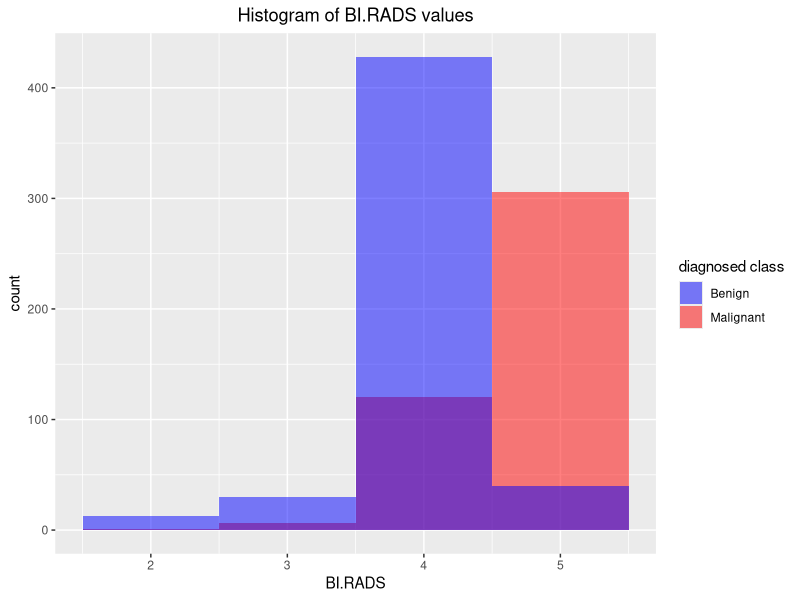
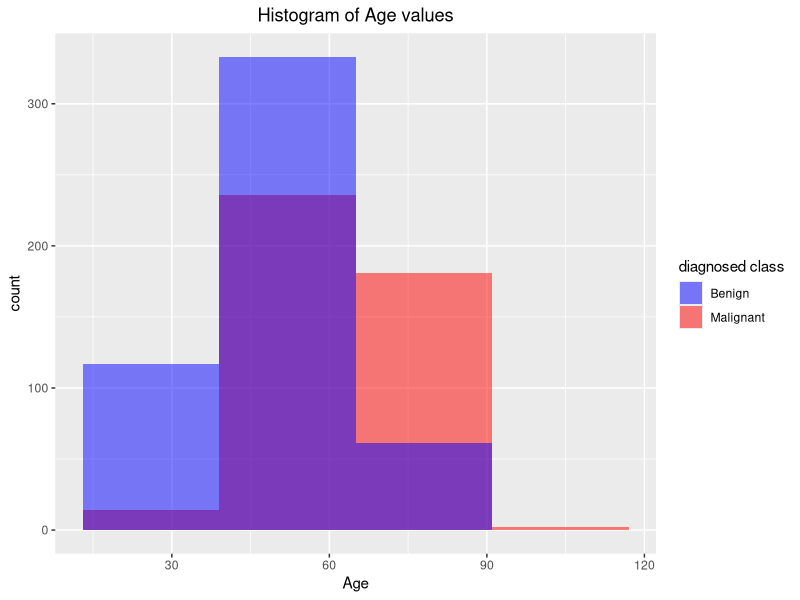
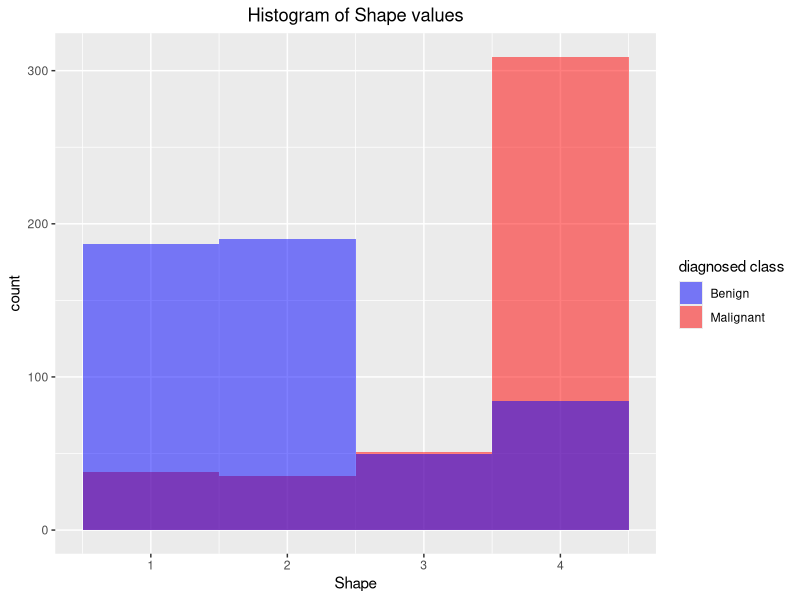
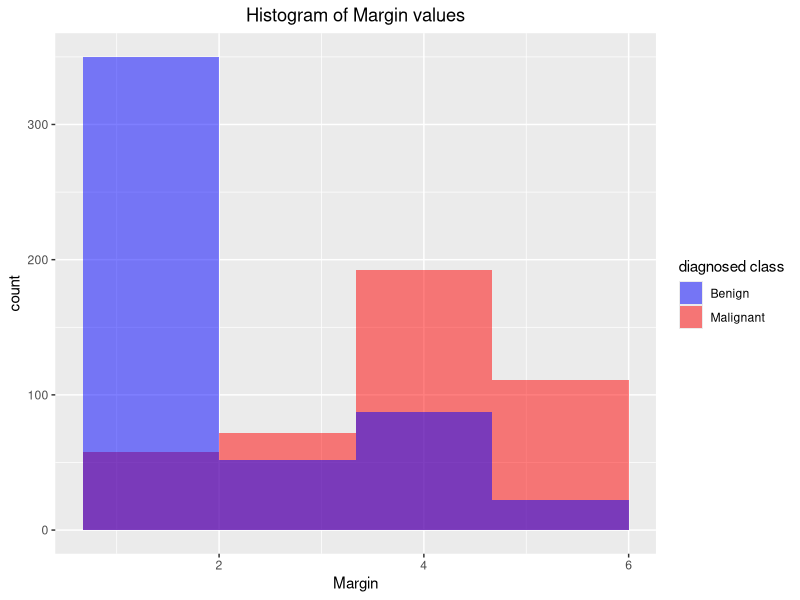
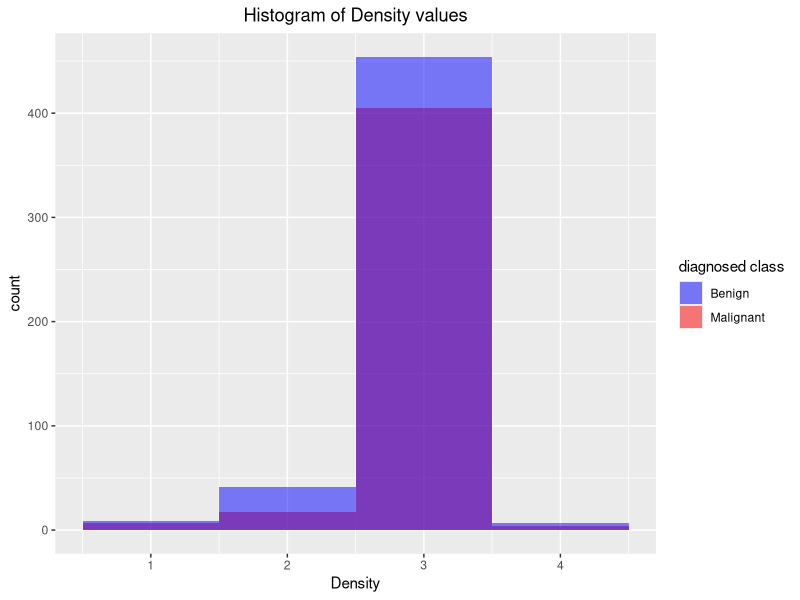
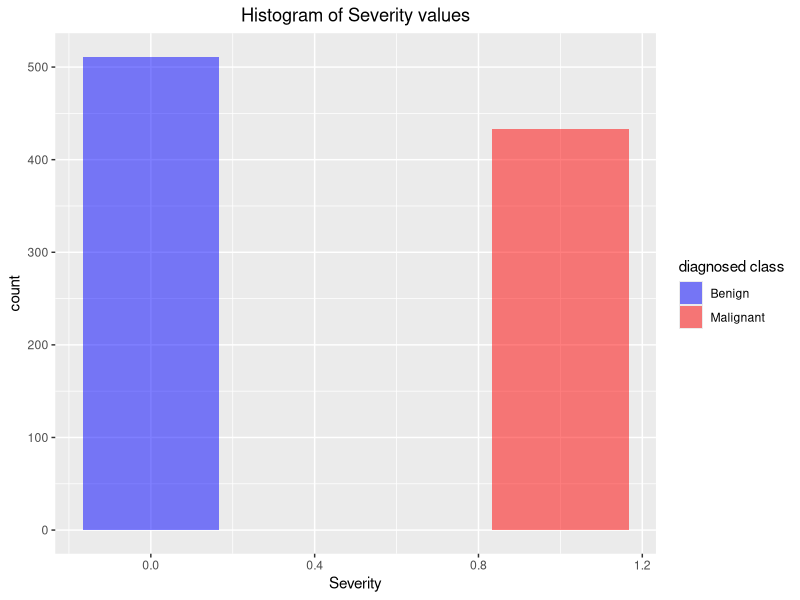
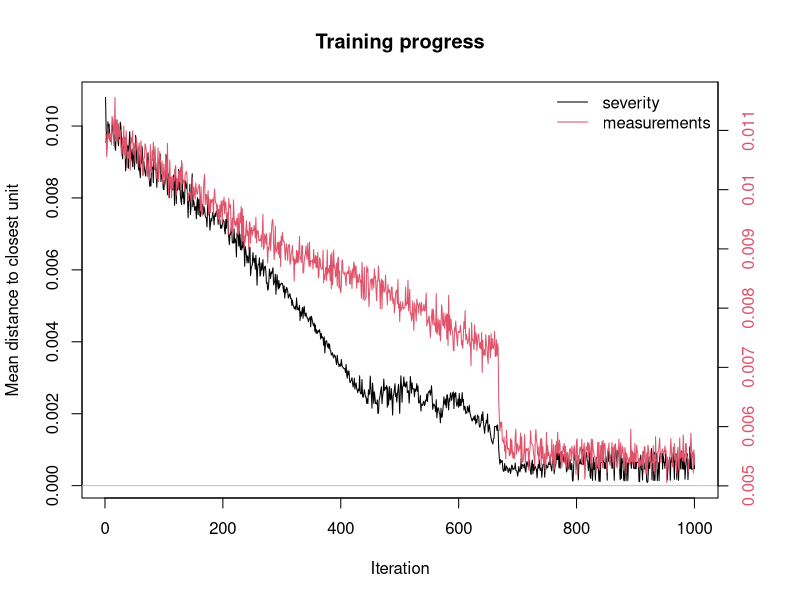
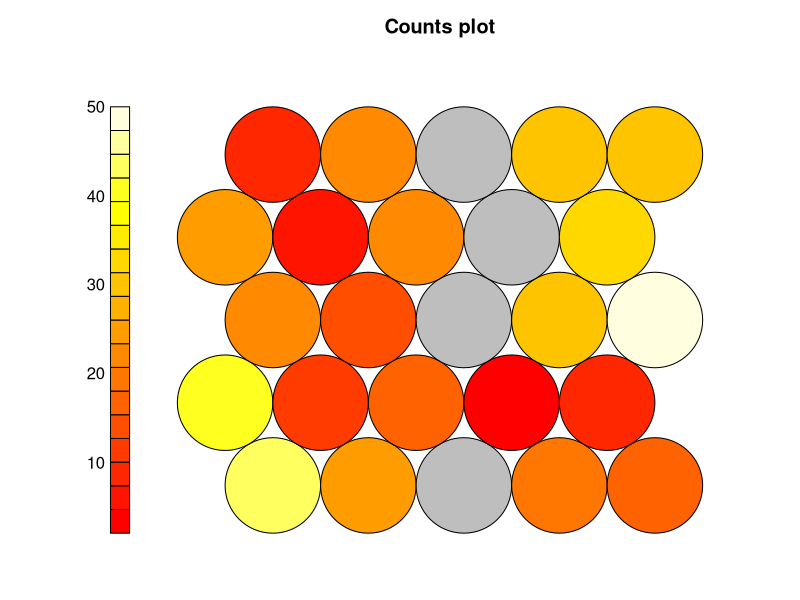

The R source for these figures, in order:
## ---- chunk 1
cat("\014")
rm(list = ls())
library(dplyr)
library(ggplot2)
library(kohonen)

## ---- chunk 2

dataset <- read.csv("./data/dataset.csv", 
                        header = TRUE, 
                        sep = ",",
                        stringsAsFactors = FALSE)

# conversion to numeric type
for (i in 1:5){
  dataset[,i] <- as.numeric(dataset[,i])
}


# predicting missing values with linear model
for(i in 1:5){
  datasetok <- switch(i,dataset[!is.na(dataset$BI.RADS),],
                      dataset[!is.na(dataset$Age),],
                      dataset[!is.na(dataset$Shape),],
                      dataset[!is.na(dataset$Margin),],
                      dataset[!is.na(dataset$Density),])
  datasetna <- switch(i,dataset[is.na(dataset$BI.RADS),],
                      dataset[is.na(dataset$Age),],
                      dataset[is.na(dataset$Shape),],
                      dataset[is.na(dataset$Margin),],
                      dataset[is.na(dataset$Density),])
  model <- switch(i,lm(BI.RADS ~ Severity,data = datasetok,na.action=na.omit),
                  lm(Age ~ Severity*(BI.RADS),data = datasetok,na.action=na.omit),
                  lm(Shape ~ Severity*(Age+BI.RADS),data = datasetok,na.action=na.omit),
                  lm(Margin ~ Severity*(Age+Shape+BI.RADS),data = datasetok,na.action=na.omit),
                  lm(Density ~ Severity*(Age+Shape+Margin+BI.RADS),data = datasetok,na.action=na.omit))
  summary(model)
  dataset[is.na(dataset[,i]),i] <- round(predict(model,datasetna))
}

# division of the data set into malignant and benign lesions
Malignant <- dataset[dataset$Severity == 1,]
Benign <- dataset[dataset$Severity == 0,]

Benign <- Benign[!(Benign$BI.RADS < 1 | Benign$BI.RADS > 5  | Benign$Shape < 1  | Benign$Shape > 4
                  | Benign$Margin < 1  | Benign$Margin > 5  | Benign$Density < 1  | Benign$Density > 4),]
Malignant <- Malignant[!(Malignant$BI.RADS < 1 | Malignant$BI.RADS > 5  | Malignant$Shape < 1  | Malignant$Shape > 4
                  | Malignant$Margin < 1  | Malignant$Margin > 5  | Malignant$Density < 1  | Malignant$Density > 4),]

numberOfMalignant <- nrow(Malignant)
numberOfBenign <- nrow(Benign)

# division into two different sets: test and training data
dataset <- rbind(Malignant,Benign)
trainingData <- rbind(Malignant[1:round(dim(Malignant)[1]/2),],Benign[1:round(dim(Benign)[1]/2),])
testingData <- rbind(Malignant[(round(dim(Malignant)[1]/2)+1):dim(Malignant)[1],],Benign[(round(dim(Benign)[1]/2)+1):dim(Benign)[1],])

# editing and correcting the names of individual lines
rownames(testingData) <- cat(1:dim(testingData)[1])
rownames(trainingData) <- cat(1:dim(trainingData)[1])

# data normalization (in the range from 0 to 1)
for (i in 1:5){
  trainingData[,i] <- (trainingData[,i] - min(trainingData[,i]))/(max(trainingData[,i])-min(trainingData[,i]))
  testingData[,i] <- (testingData[,i] - min(testingData[,i]))/(max(testingData[,i])-min(testingData[,i]))
}

# saving the data for faster loading and optimal application operation
save(dataset,testingData,trainingData,Malignant,Benign, file="./data/processed_dataset.RData")


## ---- chunk 3

ggplot(Malignant,aes(BI.RADS, fill = "Malignant")) + geom_histogram(bins = 4, alpha = 0.5) + 
  geom_histogram(data = Benign,mapping = aes(BI.RADS, fill = "Benign"),bins = 4, alpha = 0.5) +
  ggtitle("Histogram of BI.RADS values") +
  theme(plot.title = element_text(hjust = 0.5)) +
  scale_fill_manual(name="diagnosed class",values=c(Malignant="red",Benign="blue"))

ggplot(Malignant,aes(Age, fill = "Malignant")) + geom_histogram(bins = 4, alpha = 0.5) + 
  geom_histogram(data = Benign,mapping = aes(Age, fill = "Benign"),bins = 4, alpha = 0.5) +
  ggtitle("Histogram of Age values") +
  theme(plot.title = element_text(hjust = 0.5)) +
  scale_fill_manual(name="diagnosed class",values=c(Malignant="red",Benign="blue"))

ggplot(Malignant,aes(Shape, fill = "Malignant")) + geom_histogram(bins = 4, alpha = 0.5) + 
  geom_histogram(data = Benign,mapping = aes(Shape, fill = "Benign"),bins = 4, alpha = 0.5) +
  ggtitle("Histogram of Shape values") +
  theme(plot.title = element_text(hjust = 0.5)) +
  scale_fill_manual(name="diagnosed class",values=c(Malignant="red",Benign="blue"))

ggplot(Malignant,aes(Margin, fill = "Malignant")) + geom_histogram(bins = 4, alpha = 0.5) + 
  geom_histogram(data = Benign,mapping = aes(Margin, fill = "Benign"),bins = 4, alpha = 0.5) +
  ggtitle("Histogram of Margin values") +
  theme(plot.title = element_text(hjust = 0.5)) +
  scale_fill_manual(name="diagnosed class",values=c(Malignant="red",Benign="blue"))

ggplot(Malignant,aes(Density, fill = "Malignant")) + geom_histogram(bins = 4, alpha = 0.5) + 
  geom_histogram(data = Benign,mapping = aes(Density, fill = "Benign"),bins = 4, alpha = 0.5) +
  ggtitle("Histogram of Density values") +
  theme(plot.title = element_text(hjust = 0.5)) +
  scale_fill_manual(name="diagnosed class",values=c(Malignant="red",Benign="blue"))

ggplot(Malignant,aes(Severity, fill = "Malignant")) + geom_histogram(bins = 4, alpha = 0.5) + 
  geom_histogram(data = Benign,mapping = aes(Severity, fill = "Benign"),bins = 4, alpha = 0.5) +
  ggtitle("Histogram of Severity values") +
  theme(plot.title = element_text(hjust = 0.5)) +
  scale_fill_manual(name="diagnosed class",values=c(Malignant="red",Benign="blue"))

## ---- chunk 4

# create data that will be marked separately
trainingdata <- list(severity = as.matrix(trainingData[,6]),measurements = as.matrix(trainingData[,1:5]))

# set the appropriate SOM parameters
set.seed(303803)
gridNumOfRow <- 5
gridNumOfCol <- 5
numberOfIterations <- 1000
learningRate <- c(0.05,0.001)
topology <- c("rectangular", "hexagonal")
data_train_matrix <- as.matrix(trainingData)
som_grid <- somgrid(xdim = gridNumOfRow, ydim=gridNumOfCol, topo=topology[2], neighbourhood.fct = "gaussian")
som_model <- supersom(trainingdata, 
		grid=som_grid, 
		rlen=numberOfIterations, 
		alpha=learningRate, 
		keep.data = TRUE)

## ---- chunk 5

# Training progress
plot(som_model, type="changes")

# Node counts
plot(som_model, type="count")

# Node maps
plot(som_model, type="mapping")

# Node quality
plot(som_model, type="quality")

# Neighbor distance
plot(som_model, type="dist.neighbours")

# Node codes
plot(som_model, type="codes")

# setting the coloring function for cluster plot
coolBlueHotRed <- function(n, alpha = 1) {rainbow(n, end=4/6, alpha=alpha)[n:1]}
pretty_palette <- c("#1f77b4","#ff7f0e","#2ca02c", "#d62728","#9467bd","#8c564b","#e377c2")
c <- som_model$codes 
som_cluster <- cutree(hclust(dist(som_model$codes[[1]])), 2)
# chosen clusters
plot(som_model, type="mapping", bgcol = pretty_palette[som_cluster], main = "clusters") 
add.cluster.boundaries(som_model, som_cluster)

## ---- chunk 6

# predict results with testing data set
testingdata <- list(measurements = as.matrix(testingData[,1:5]))
som.prediction <- predict(som_model, newdata = testingdata)
resultsTable <- table(testingData[,6],som.prediction$predictions[["severity"]])

score <- sum(diag(resultsTable)) # <---- determinant of truth table
truthTable <- resultsTable # <---- Truth table
predictions <- som.prediction$predictions[["severity"]] #  <---- results for test set

# count sensitivity and specificity from truth table
sensitivity <- truthTable[2,2] / (truthTable[2,2] + truthTable[1,2])
specificity <- truthTable[1,1] / (truthTable[1,1] + truthTable[2,1])

# print sensitivity and specificity
cat(paste0("Sensitivity: ", signif(sensitivity*100,digits=4),"%"))
cat(paste0("\nSpecificity: ", signif(specificity*100,digits=4),"%"))

## ---- chunk 7
# insert allowed values from the acceptable range for the given classes (BI.RADS,Age,Shape,Margin,Density)
userdata <- c(4,28,1,1,3)
userdatamatrix <- matrix(userdata,nrow=1,ncol=5,byrow=TRUE)

# data must be normalized before prediction
for (i in 1:5){
  userdatamatrix[1,i] <- (userdatamatrix[1,i]-min(dataset[,i]))/(max(dataset[,i])-min(dataset[,i]))
}
customUserdata <- list(measurements = userdatamatrix)
som.predictionUser <- predict(som_model, newdata = customUserdata)

# print predictions
if (som.predictionUser$predictions[["severity"]][1] == 1){
  cat('The detected lesion is malignant\n')
} else{
  cat('The detected lesion is benign\n')
}
